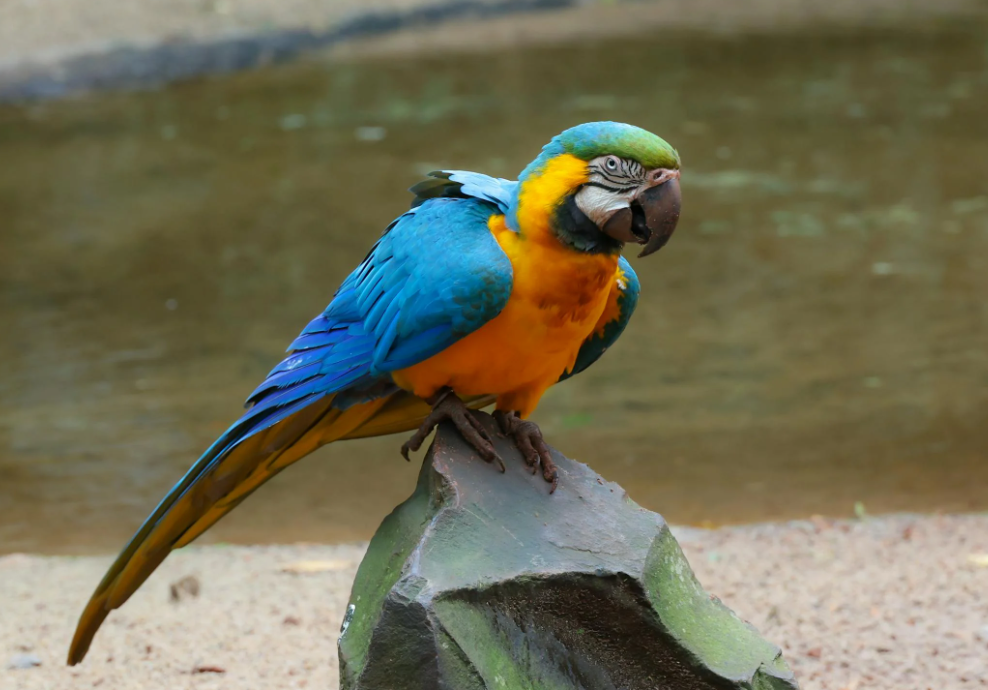
#> input picture img_data/anhchim2.png, 988 x 690 px
$ jupyter execute lab5.ipynb
#> lines starting #> are read from the running program, lines starting #| are printed output that depends on the picture
[cell 1]
import cv2
import numpy as np
import matplotlib.pyplot as plt
import os


img = cv2.imread(
    os.path.join('.', 'img_data', 'anhchim2.png'),
    0
)
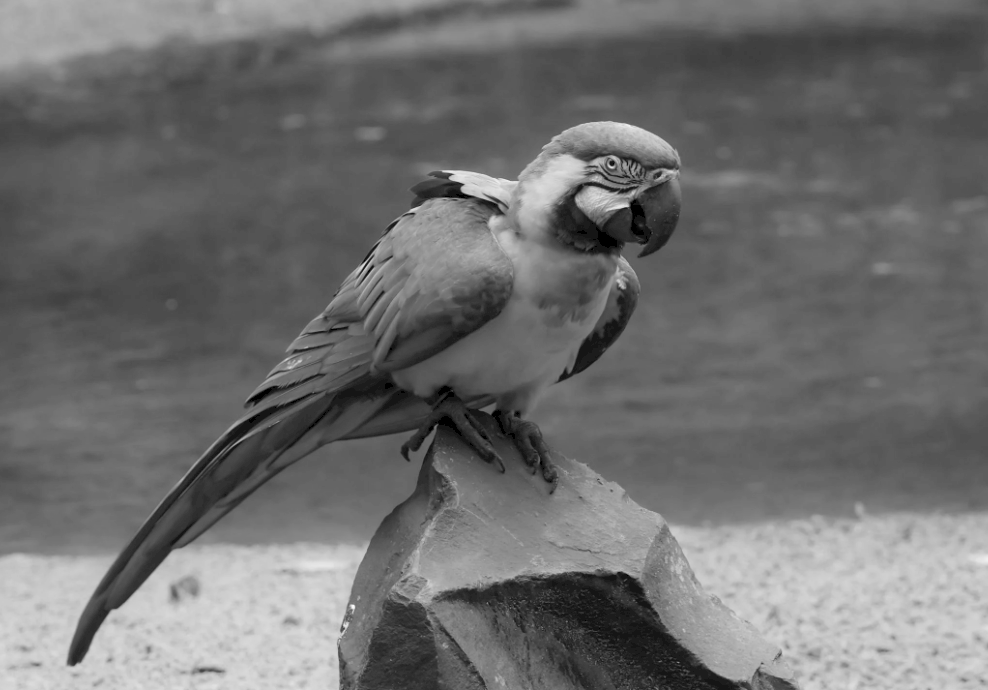
#> img: shape (690, 988); min 0, max 250, mean 110.1

if img is None:
    print("Không đọc được ảnh")
    exit()

# KERNEL TÍCH CHẬP
kernel = np.ones((7, 7), dtype=np.float32) / 49


# HÀM TÍCH CHẬP
def convolution(image, kernel):

    h, w = image.shape
#> h = 690; w = 988

    k = kernel.shape[0]

    pad = k // 2

    output = np.zeros((h, w), dtype=np.float32)

    # thêm padding
    padded = np.pad(image,
                    ((pad, pad), (pad, pad)),
                    mode='constant')
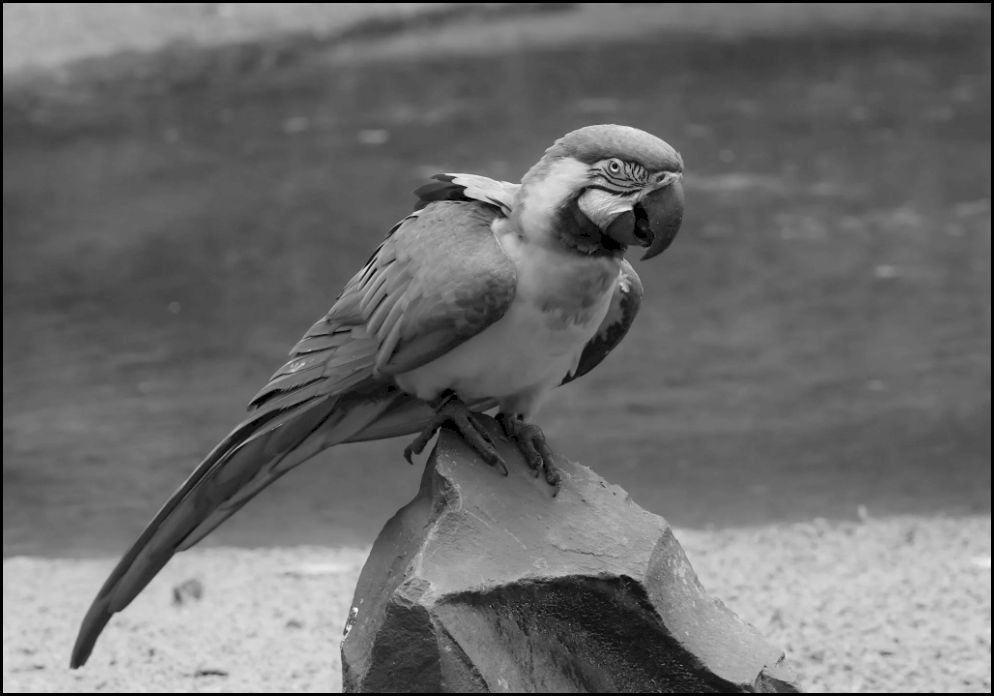
#> padded: shape (696, 994); min 0, max 250, mean 108.5

    for y in range(h):

        for x in range(w):

            # lấy vùng ảnh
            region = padded[y:y+k, x:x+k]

            # tích chập
            value = np.sum(region * kernel)

            output[y, x] = value

    output = np.clip(output, 0, 255)

    return output.astype(np.uint8)

# THỰC HIỆN TÍCH CHẬP

result = convolution(img, kernel)


plt.figure(figsize=(10, 5))

plt.subplot(1, 2, 1)
plt.imshow(img, cmap='gray')
plt.title("Original Image")
plt.axis("off")

plt.subplot(1, 2, 2)
plt.imshow(result, cmap='gray')
plt.title("After Convolution")
plt.axis("off")

plt.show()
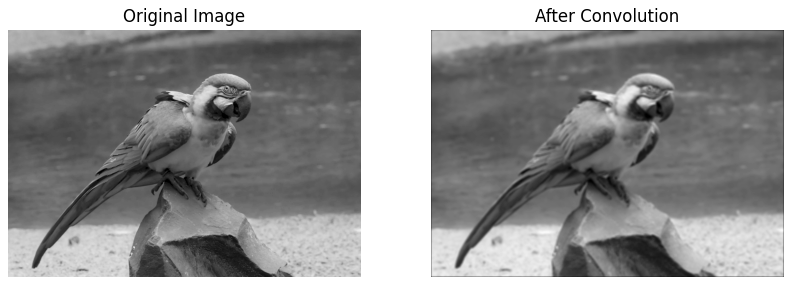
#> figure drawn by matplotlib, 2 panels

$ run again, with img_data/chimvang.png copied over img_data/anhchim2.png
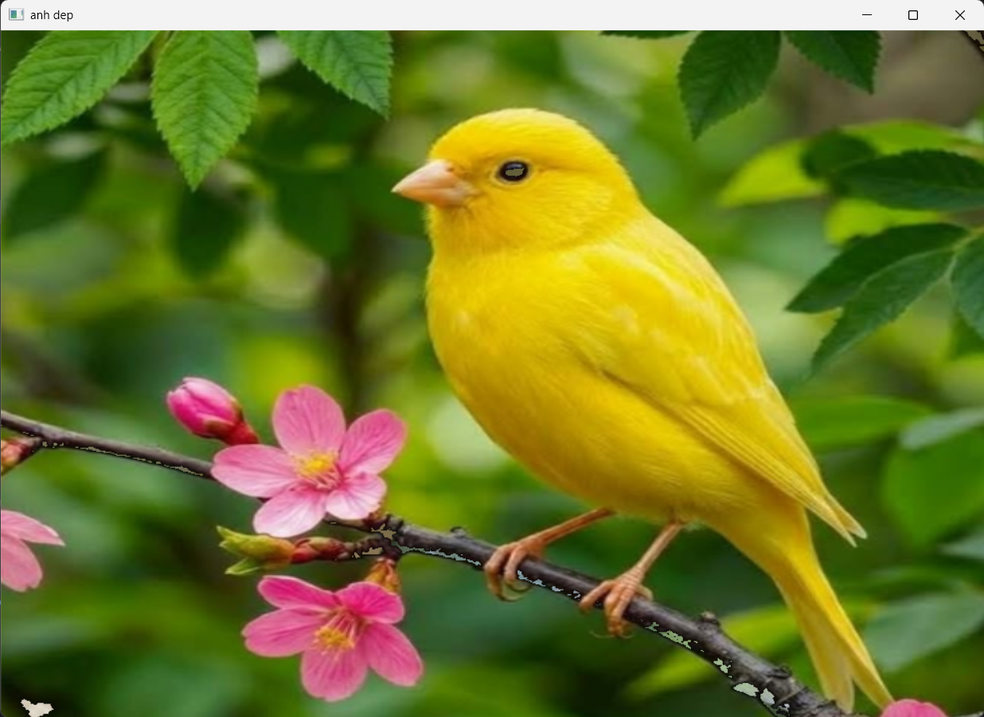
#> input picture img_data/chimvang.png, 984 x 717 px, shrunk from 1236 x 900 before the run
#> in convolution, `padded = np.pad(image, ((pad, pad), (pad, pad)), mode='constant')`:
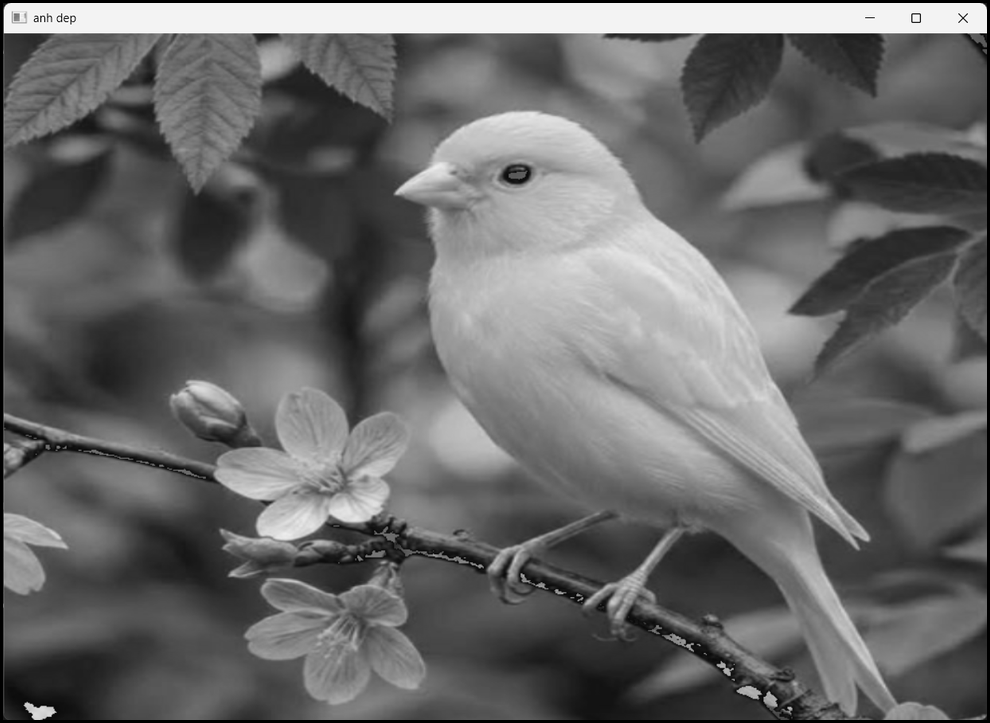
#> padded: shape (723, 990); min 0, max 255, mean 105.7
#> `plt.show()`:
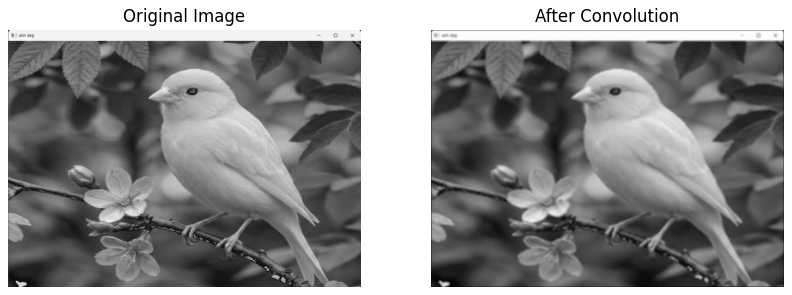
#> figure drawn by matplotlib, 2 panels

$ run again, with img_data/anhchu.jpg saved as img_data/anhchim2.png
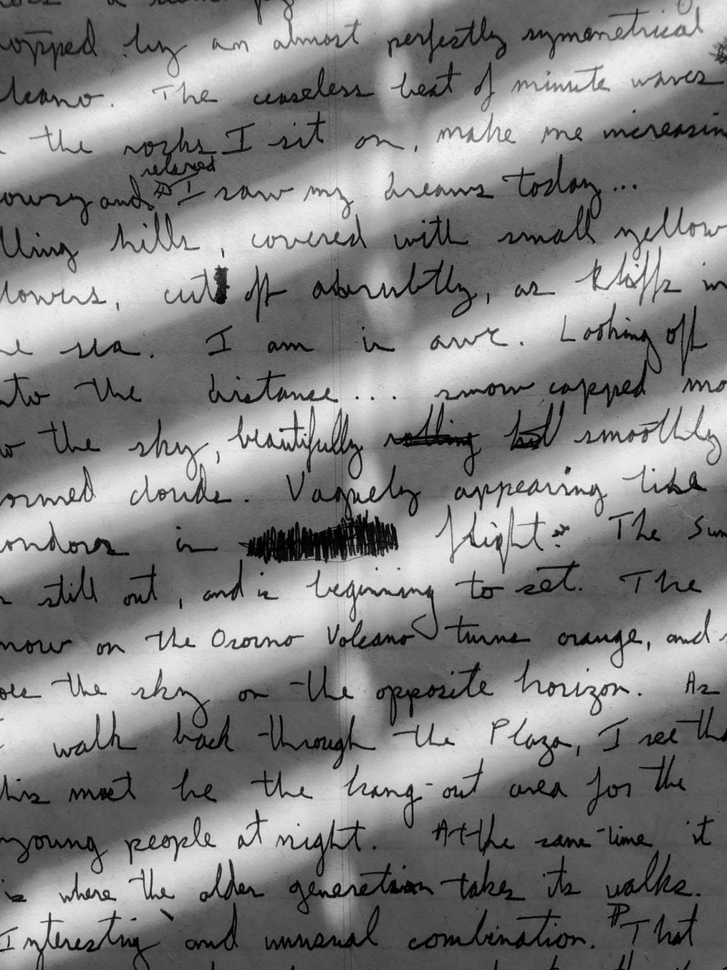
#> input picture img_data/anhchu.jpg, 727 x 970 px, shrunk from 1152 x 1536 before the run
#> img is the input picture: shape (970, 727); min 0, max 246, mean 129.1
#> after the loop in convolution, `for y in range(h):`:
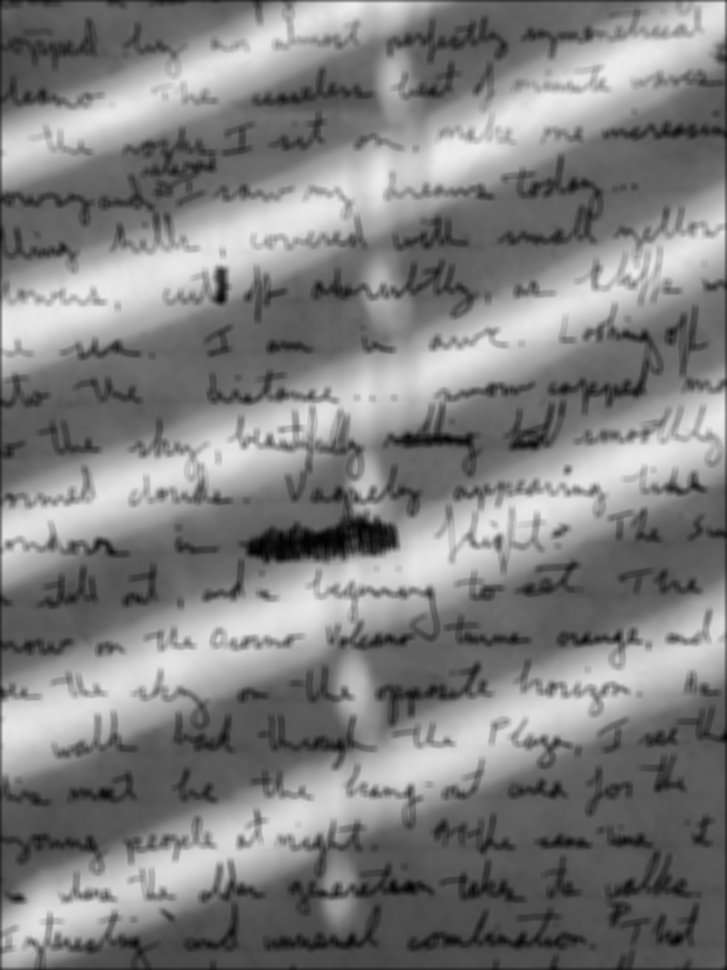
#> output: shape (970, 727) float32; min 2.33, max 237.8, mean 128.7
#> `plt.show()`:
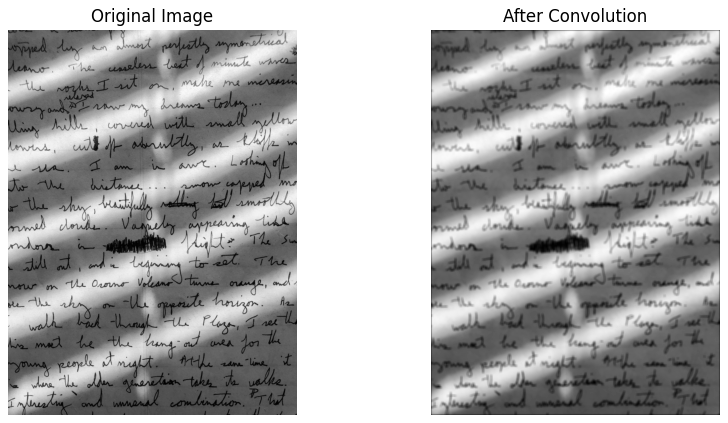
#> figure drawn by matplotlib, 2 panels

$ run again, with img_data/anhnaptrai.jpg saved as img_data/anhchim2.png
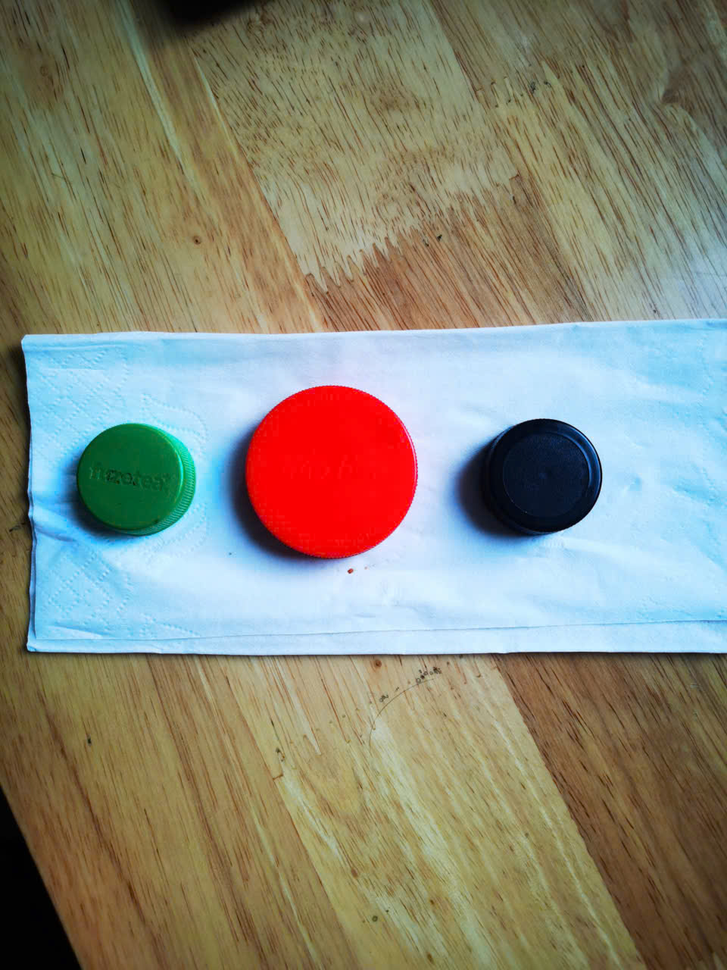
#> input picture img_data/anhnaptrai.jpg, 727 x 970 px, shrunk from 960 x 1280 before the run
#> in convolution, `padded = np.pad(image, ((pad, pad), (pad, pad)), mode='constant')`:
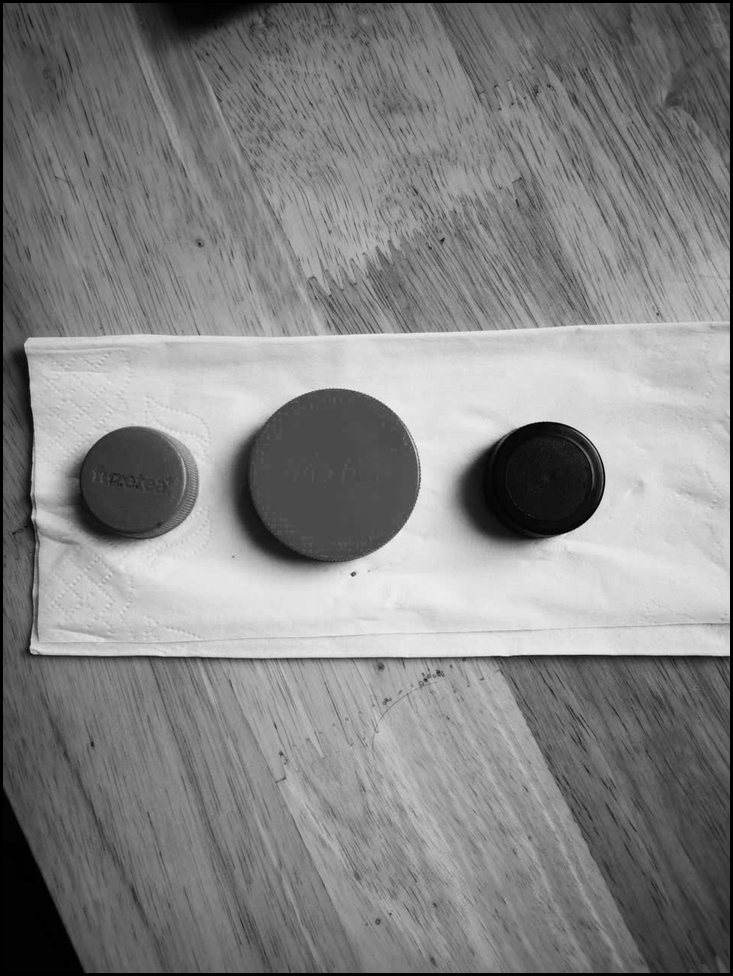
#> padded: shape (976, 733); min 0, max 242, mean 132.2
#> `plt.show()`:
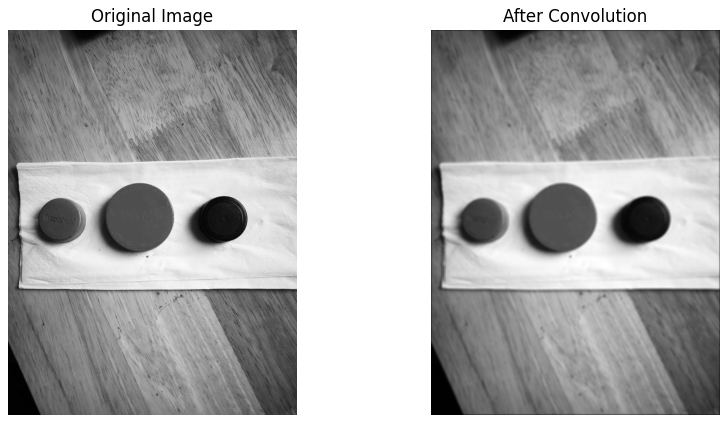
#> figure drawn by matplotlib, 2 panels
